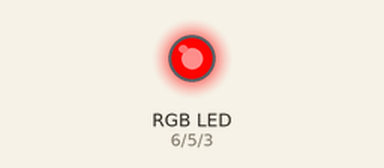
Simulated run of this sketch. Board: Arduino Uno, built with avr-gcc and run on an emulated ATmega328P. Parts: an RGB LED mixed from three pins (HIGH = lit). Dim RGB values are drawn brighter than linear.

Above: at 0.05 s.
At 0.9 s:
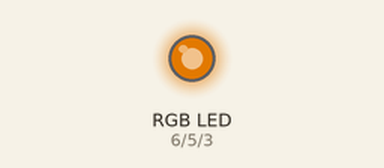
At 1.8 s:
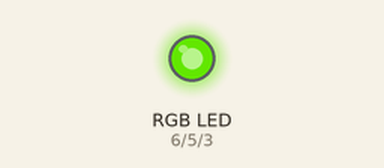
At 3.6 s:
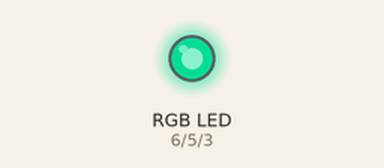
At 5.4 s:
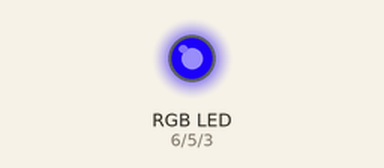
At 7.2 s:
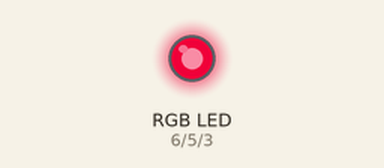
Timing chart, 0 to 10.0 s (numbered marks = the images above):
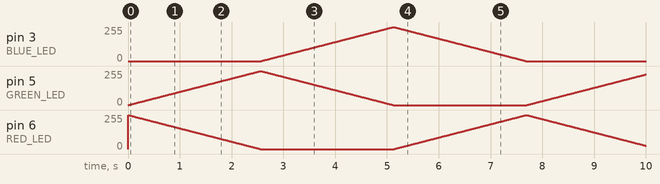

The sketch:

RGB_cycle.ino
```cpp
#define BLUE_LED 3
#define GREEN_LED 5
#define RED_LED 6
#define DELAY 10
#define MIN_COLOR 0
#define MAX_COLOR 255

int redValue = MAX_COLOR;
int greenValue = MIN_COLOR;
int blueValue = MIN_COLOR;

void setup()
{
    // Setup pins
    pinMode(RED_LED, OUTPUT);
    pinMode(GREEN_LED, OUTPUT);
    pinMode(BLUE_LED, OUTPUT);
}

void cycleColors(int led1, int led2)
{
    // Value1 goes from 255 to 0
    for (int led1_color = MAX_COLOR; led1_color >= MIN_COLOR; led1_color--)
    {
        // Value2 goes from 0 to 255
        int led2_color = MAX_COLOR - led1_color;

        // Light the LEDs
        analogWrite(led1, led1_color);
        analogWrite(led2, led2_color);

        delay(DELAY);
    }
}

// main loop
void loop()
{
    cycleColors(RED_LED, GREEN_LED);
    cycleColors(GREEN_LED, BLUE_LED);
    cycleColors(BLUE_LED, RED_LED);
}
```
